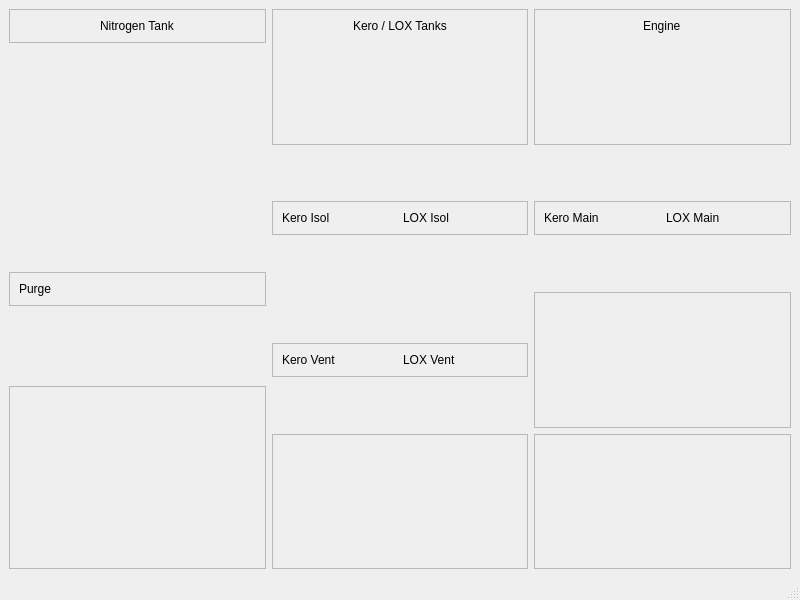
<?xml version="1.0" encoding="UTF-8"?>
<ui version="4.0">
 <class>telemetryScreen</class>
 <widget class="QMainWindow" name="telemetryScreen">
  <property name="geometry">
   <rect>
    <x>0</x>
    <y>0</y>
    <width>800</width>
    <height>600</height>
   </rect>
  </property>
  <property name="windowTitle">
   <string>Telemetry</string>
  </property>
  <widget class="QWidget" name="centralwidget">
   <layout class="QHBoxLayout" name="horizontalLayout">
    <item>
     <layout class="QVBoxLayout" name="verticalLayout_8">
      <item alignment="Qt::AlignTop">
       <widget class="QFrame" name="frame_6">
        <property name="frameShape">
         <enum>QFrame::StyledPanel</enum>
        </property>
        <property name="frameShadow">
         <enum>QFrame::Raised</enum>
        </property>
        <layout class="QVBoxLayout" name="verticalLayout_10">
         <item alignment="Qt::AlignHCenter|Qt::AlignTop">
          <widget class="QLabel" name="telemetryLabel">
           <property name="text">
            <string>Nitrogen Tank</string>
           </property>
          </widget>
         </item>
        </layout>
       </widget>
      </item>
      <item alignment="Qt::AlignVCenter">
       <widget class="QFrame" name="frame_4">
        <property name="frameShape">
         <enum>QFrame::StyledPanel</enum>
        </property>
        <property name="frameShadow">
         <enum>QFrame::Raised</enum>
        </property>
        <layout class="QHBoxLayout" name="horizontalLayout_6">
         <item>
          <widget class="QLabel" name="purgeIndicator">
           <property name="text">
            <string>Purge</string>
           </property>
          </widget>
         </item>
        </layout>
       </widget>
      </item>
      <item>
       <widget class="QFrame" name="frame_5">
        <property name="frameShape">
         <enum>QFrame::StyledPanel</enum>
        </property>
        <property name="frameShadow">
         <enum>QFrame::Raised</enum>
        </property>
        <layout class="QVBoxLayout" name="verticalLayout_9">
         <item>
          <widget class="LivePlotWidget" name="nitroGraph" native="true"/>
         </item>
        </layout>
       </widget>
      </item>
     </layout>
    </item>
    <item>
     <layout class="QVBoxLayout" name="verticalLayout">
      <item>
       <widget class="QFrame" name="frame_10">
        <property name="frameShape">
         <enum>QFrame::StyledPanel</enum>
        </property>
        <property name="frameShadow">
         <enum>QFrame::Raised</enum>
        </property>
        <layout class="QVBoxLayout" name="verticalLayout_18">
         <item alignment="Qt::AlignHCenter|Qt::AlignTop">
          <widget class="QLabel" name="telemetryLabel_5">
           <property name="text">
            <string>Kero / LOX Tanks</string>
           </property>
          </widget>
         </item>
        </layout>
       </widget>
      </item>
      <item alignment="Qt::AlignVCenter">
       <widget class="QFrame" name="frame">
        <property name="frameShape">
         <enum>QFrame::StyledPanel</enum>
        </property>
        <property name="frameShadow">
         <enum>QFrame::Raised</enum>
        </property>
        <layout class="QHBoxLayout" name="horizontalLayout_2">
         <item>
          <widget class="QLabel" name="keroIsolIndicator">
           <property name="text">
            <string>Kero Isol</string>
           </property>
          </widget>
         </item>
         <item>
          <widget class="QLabel" name="loxIsolIndicator">
           <property name="text">
            <string>LOX Isol</string>
           </property>
          </widget>
         </item>
        </layout>
       </widget>
      </item>
      <item alignment="Qt::AlignVCenter">
       <widget class="QFrame" name="frame_2">
        <property name="frameShape">
         <enum>QFrame::StyledPanel</enum>
        </property>
        <property name="frameShadow">
         <enum>QFrame::Raised</enum>
        </property>
        <layout class="QHBoxLayout" name="horizontalLayout_3">
         <item>
          <widget class="QLabel" name="keroVentIndicator">
           <property name="text">
            <string>Kero Vent</string>
           </property>
          </widget>
         </item>
         <item>
          <widget class="QLabel" name="loxVentIndicator">
           <property name="text">
            <string>LOX Vent</string>
           </property>
          </widget>
         </item>
        </layout>
       </widget>
      </item>
      <item>
       <widget class="QFrame" name="frame_11">
        <property name="frameShape">
         <enum>QFrame::StyledPanel</enum>
        </property>
        <property name="frameShadow">
         <enum>QFrame::Raised</enum>
        </property>
        <layout class="QVBoxLayout" name="verticalLayout_20">
         <item>
          <widget class="LivePlotWidget" name="tankGraph" native="true"/>
         </item>
        </layout>
       </widget>
      </item>
     </layout>
    </item>
    <item>
     <layout class="QVBoxLayout" name="verticalLayout_2">
      <item>
       <widget class="QFrame" name="frame_12">
        <property name="frameShape">
         <enum>QFrame::StyledPanel</enum>
        </property>
        <property name="frameShadow">
         <enum>QFrame::Raised</enum>
        </property>
        <layout class="QVBoxLayout" name="verticalLayout_23">
         <item alignment="Qt::AlignHCenter|Qt::AlignTop">
          <widget class="QLabel" name="telemetryLabel_9">
           <property name="text">
            <string>Engine</string>
           </property>
          </widget>
         </item>
        </layout>
       </widget>
      </item>
      <item alignment="Qt::AlignVCenter">
       <widget class="QFrame" name="frame_3">
        <property name="frameShape">
         <enum>QFrame::StyledPanel</enum>
        </property>
        <property name="frameShadow">
         <enum>QFrame::Raised</enum>
        </property>
        <layout class="QHBoxLayout" name="horizontalLayout_5">
         <item>
          <widget class="QLabel" name="keroMainIndicator">
           <property name="text">
            <string>Kero Main</string>
           </property>
          </widget>
         </item>
         <item>
          <widget class="QLabel" name="loxMainIndicator">
           <property name="text">
            <string>LOX Main</string>
           </property>
          </widget>
         </item>
        </layout>
       </widget>
      </item>
      <item>
       <widget class="QFrame" name="frame_9">
        <property name="frameShape">
         <enum>QFrame::StyledPanel</enum>
        </property>
        <property name="frameShadow">
         <enum>QFrame::Raised</enum>
        </property>
        <layout class="QVBoxLayout" name="verticalLayout_14">
         <item>
          <widget class="LivePlotWidget" name="flowGraph" native="true"/>
         </item>
        </layout>
       </widget>
      </item>
      <item>
       <widget class="QFrame" name="frame_8">
        <property name="frameShape">
         <enum>QFrame::StyledPanel</enum>
        </property>
        <property name="frameShadow">
         <enum>QFrame::Raised</enum>
        </property>
        <layout class="QVBoxLayout" name="verticalLayout_13">
         <item>
          <widget class="LivePlotWidget" name="manifoldGraph" native="true"/>
         </item>
        </layout>
       </widget>
      </item>
     </layout>
    </item>
   </layout>
  </widget>
  <widget class="QMenuBar" name="menubar">
   <property name="geometry">
    <rect>
     <x>0</x>
     <y>0</y>
     <width>800</width>
     <height>20</height>
    </rect>
   </property>
  </widget>
  <widget class="QStatusBar" name="statusbar"/>
 </widget>
 <customwidgets>
  <customwidget>
   <class>LivePlotWidget</class>
   <extends>QWidget</extends>
   <header>pglive.sources.live_plot_widget</header>
   <container>1</container>
  </customwidget>
 </customwidgets>
 <resources/>
 <connections/>
</ui>
